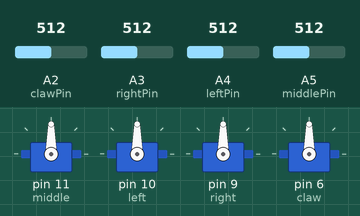
Bench run of a sketch on a simulated Arduino Uno, built with avr-gcc and run on an emulated ATmega328P. On the bench: 4 × servo. The test bench sets the inputs (shaded band); at power-on: A3 (rightPin) = 512, A4 (leftPin) = 512, A5 (middlePin) = 512, A2 (clawPin) = 512. What the sketch prints to the serial monitor is not drawn.

Above: at 1.2 s.
1.3 s: A3 (rightPin) set to 716
At 1.9 s:
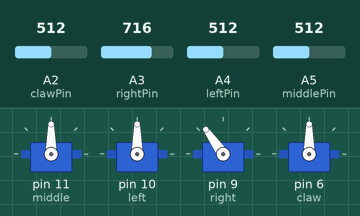
2.8 s: A4 (leftPin) set to 559
At 3.8 s:
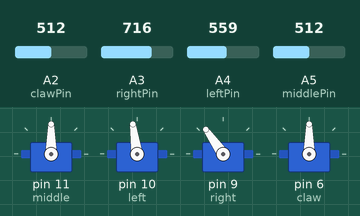
5.8 s: A4 (leftPin) set to 580
At 6.4 s:
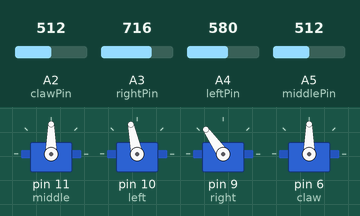
7.3 s: A5 (middlePin) set to 716
At 8.3 s:
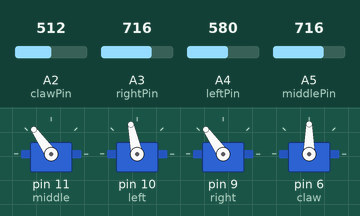
8.8 s: A2 (clawPin) set to 716
At 10.0 s:
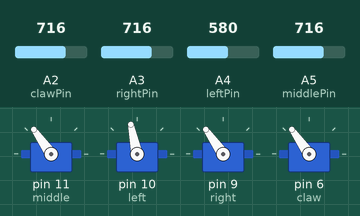
10.3 s: A3 (rightPin) set to 306
At 11.0 s:
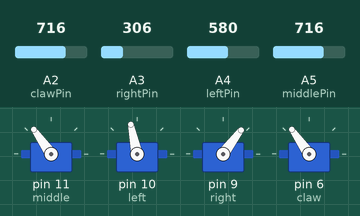
Timing chart, 0 to 12.8 s (numbered marks = the images above; inputs shaded):
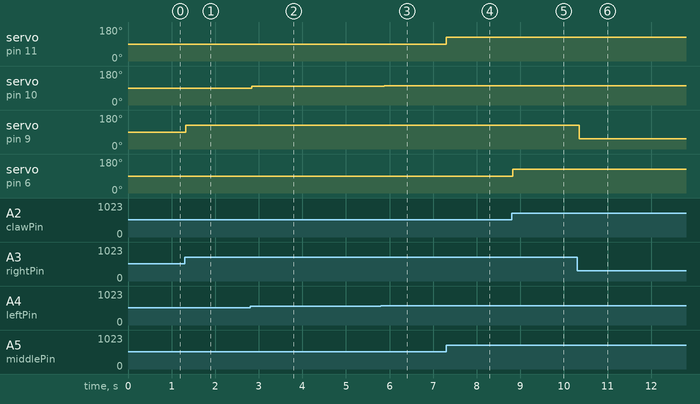

The sketch:

sketch_nov17b.ino
```cpp
#include <Servo.h>
Servo middle, left, right, claw ;  // Creates 4 "servo objects"

int middlePin = A5;  // Middle Pot Analog Input Pin
int leftPin = A4;  // Left Pot Analog Input Pin
int rightPin = A3;  // Right Pot Analog Input Pin
int clawPin = A2;  // Claw Pot Analog Input Pin

int middleValue = 0;  // Middle Pot Value
int leftValue = 0;  // Left Pot Value
int rightValue = 0;  // Right Pot Value
int clawValue = 0;  // Claw Pot Value


void setup()
{
  middle.attach(11);  // attaches the servo on pin 11 to the middle object
  left.attach(10);  // attaches the servo on pin 10 to the left object
  right.attach(9);  // attaches the servo on pin 9 to the right object
  claw.attach(6);  // attaches the servo on pin 6 to the claw object
  Serial.begin(9600);
}

void loop()
{

  // Read the Pot Values
  middleValue = analogRead(middlePin);
  leftValue = analogRead(leftPin);
  rightValue = analogRead(rightPin);
  clawValue = analogRead(clawPin);

  // Convert to values between 0 and 180 for the servos
  middleValue = map(middleValue, 0, 1023, 0, 180) ;
  leftValue = map(leftValue, 0, 1023, 0, 180) ;
  rightValue = map(rightValue, 0, 1023, 0, 180) ;
  clawValue = map(clawValue, 0, 1023, 0, 180) ;

  // Write values to servos
  Serial.print("middle");
  Serial.print(middleValue);
  Serial.print("left");
  Serial.print(leftValue);
  Serial.print("right");
  Serial.print(rightValue);

  middle.write(middleValue); // Middle servo position
  left.write(leftValue); // Left servo position
  right.write(rightValue); // Right servo position
  claw.write(clawValue); // Claw servo position

  delay(100); // Short Delay
}
```

Measured:
- after the input at 1.3 s, servo on pin 9 (right): 90° → 125° at once
- after the input at 2.8 s, servo on pin 10 (left): 90° → 98° at once
- after the input at 5.8 s, servo on pin 10 (left): 98° → 102° after 0.08 s
- after the input at 7.3 s, servo on pin 11 (middle): 90° → 125° at once
- after the input at 8.8 s, servo on pin 6 (claw): 90° → 125° at once
- after the input at 10.3 s, servo on pin 9 (right): 125° → 53° after 0.05 s
